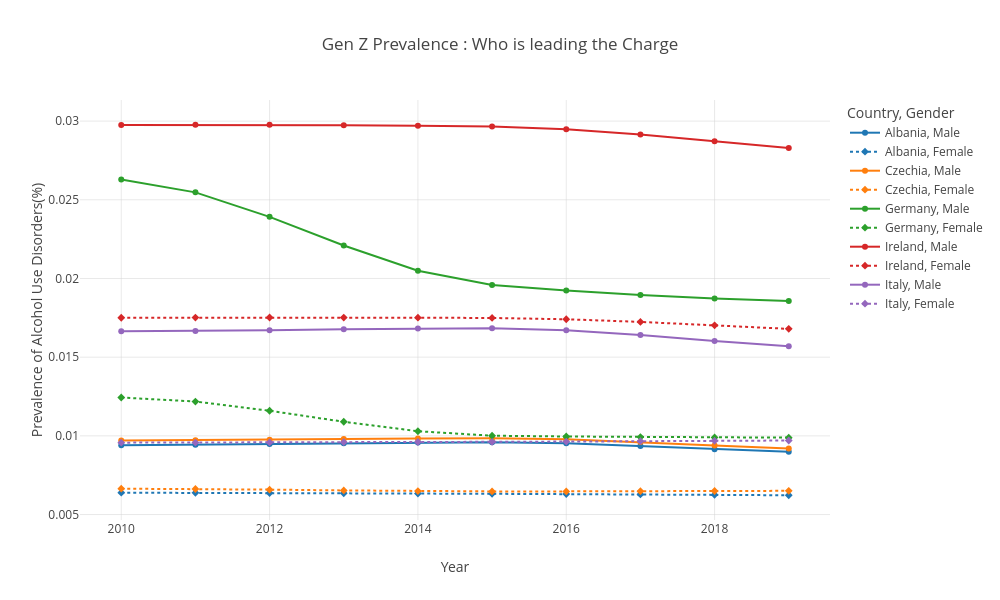

Notebook code cell kept with this figure:
### Code cell
colors = {
    'Albania': '#1f77b4',
    'Czechia': '#ff7f0e',
    'Germany': '#2ca02c',
    'Ireland': '#d62728',
    'Italy': '#9467bd'
}
fig = px.line(
    gender_comparison,
    x='year',
    y='percent_of_prevalence',
    color='location',
    line_dash='sex',
    symbol='sex',
    title='Gen Z Prevalence : Who is leading the Charge',
    labels={
        'year':'Year',
        'percent_of_prevalence':'Prevalence of Alcohol Use Disorders(%)',
        'location':'Country',
        'sex':'Gender'},
    color_discrete_map=colors,
    markers=True,
    category_orders={'year':sorted(gender_comparison['year'].unique())}
)
fig.update_layout(
    plot_bgcolor='white',
    hovermode='closest',
    legend=dict(
        orientation='v',
        yanchor='top',
        y=1,
        xanchor='left',
        x=1.02
    ),
    width=1000,
    height=600
)
fig.update_xaxes(showgrid=True, gridcolor='lightgrey', gridwidth=0.5)
fig.update_yaxes(showgrid=True, gridcolor='lightgrey', gridwidth=0.5)
fig.show()

### Figure 1 — Plotly figure (JSON) as saved in the notebook; plotly's stock layout.template omitted (floating-point values rounded to 4 significant figures)
{"data": [{"hovertemplate": "Country=Albania<br>Gender=Male<br>Year=%{x}<br>Prevalence of Alcohol Use Disorders(%)=%{y}<extra></extra>", "legendgroup": "Albania, Male", "line": {"color": "#1f77b4", "dash": "solid"}, "marker": {"symbol": "circle"}, "mode": "lines+markers", "name": "Albania, Male", "orientation": "v", "showlegend": true, "type": "scatter", "x": [2010, 2011, 2012, 2013, 2014, 2015, 2016, 2017, 2018, 2019], "xaxis": "x", "y": [0.009399, 0.009435, 0.009483, 0.009532, 0.009571, 0.009591, 0.009525, 0.009358, 0.009157, 0.008987], "yaxis": "y"}, {"hovertemplate": "Country=Albania<br>Gender=Female<br>Year=%{x}<br>Prevalence of Alcohol Use Disorders(%)=%{y}<extra></extra>", "legendgroup": "Albania, Female", "line": {"color": "#1f77b4", "dash": "dot"}, "marker": {"symbol": "diamond"}, "mode": "lines+markers", "name": "Albania, Female", "orientation": "v", "showlegend": true, "type": "scatter", "x": [2010, 2011, 2012, 2013, 2014, 2015, 2016, 2017, 2018, 2019], "xaxis": "x", "y": [0.006388, 0.006384, 0.00637, 0.006352, 0.006333, 0.006318, 0.006302, 0.006279, 0.006253, 0.006227], "yaxis": "y"}, {"hovertemplate": "Country=Czechia<br>Gender=Male<br>Year=%{x}<br>Prevalence of Alcohol Use Disorders(%)=%{y}<extra></extra>", "legendgroup": "Czechia, Male", "line": {"color": "#ff7f0e", "dash": "solid"}, "marker": {"symbol": "circle"}, "mode": "lines+markers", "name": "Czechia, Male", "orientation": "v", "showlegend": true, "type": "scatter", "x": [2010, 2011, 2012, 2013, 2014, 2015, 2016, 2017, 2018, 2019], "xaxis": "x", "y": [0.009704, 0.009724, 0.00976, 0.0098, 0.009834, 0.009851, 0.00978, 0.009604, 0.009386, 0.009194], "yaxis": "y"}, {"hovertemplate": "Country=Czechia<br>Gender=Female<br>Year=%{x}<br>Prevalence of Alcohol Use Disorders(%)=%{y}<extra></extra>", "legendgroup": "Czechia, Female", "line": {"color": "#ff7f0e", "dash": "dot"}, "marker": {"symbol": "diamond"}, "mode": "lines+markers", "name": "Czechia, Female", "orientation": "v", "showlegend": true, "type": "scatter", "x": [2010, 2011, 2012, 2013, 2014, 2015, 2016, 2017, 2018, 2019], "xaxis": "x", "y": [0.006643, 0.006625, 0.006583, 0.006533, 0.00649, 0.00647, 0.006472, 0.006483, 0.006496, 0.006507], "yaxis": "y"}, {"hovertemplate": "Country=Germany<br>Gender=Male<br>Year=%{x}<br>Prevalence of Alcohol Use Disorders(%)=%{y}<extra></extra>", "legendgroup": "Germany, Male", "line": {"color": "#2ca02c", "dash": "solid"}, "marker": {"symbol": "circle"}, "mode": "lines+markers", "name": "Germany, Male", "orientation": "v", "showlegend": true, "type": "scatter", "x": [2010, 2011, 2012, 2013, 2014, 2015, 2016, 2017, 2018, 2019], "xaxis": "x", "y": [0.02629, 0.02547, 0.02392, 0.0221, 0.02049, 0.01959, 0.01923, 0.01895, 0.01873, 0.01858], "yaxis": "y"}, {"hovertemplate": "Country=Germany<br>Gender=Female<br>Year=%{x}<br>Prevalence of Alcohol Use Disorders(%)=%{y}<extra></extra>", "legendgroup": "Germany, Female", "line": {"color": "#2ca02c", "dash": "dot"}, "marker": {"symbol": "diamond"}, "mode": "lines+markers", "name": "Germany, Female", "orientation": "v", "showlegend": true, "type": "scatter", "x": [2010, 2011, 2012, 2013, 2014, 2015, 2016, 2017, 2018, 2019], "xaxis": "x", "y": [0.01244, 0.01218, 0.0116, 0.0109, 0.01029, 0.01001, 0.00996, 0.009926, 0.009903, 0.009888], "yaxis": "y"}, {"hovertemplate": "Country=Ireland<br>Gender=Male<br>Year=%{x}<br>Prevalence of Alcohol Use Disorders(%)=%{y}<extra></extra>", "legendgroup": "Ireland, Male", "line": {"color": "#d62728", "dash": "solid"}, "marker": {"symbol": "circle"}, "mode": "lines+markers", "name": "Ireland, Male", "orientation": "v", "showlegend": true, "type": "scatter", "x": [2010, 2011, 2012, 2013, 2014, 2015, 2016, 2017, 2018, 2019], "xaxis": "x", "y": [0.02976, 0.02977, 0.02976, 0.02974, 0.0297, 0.02966, 0.02949, 0.02915, 0.02872, 0.02828], "yaxis": "y"}, {"hovertemplate": "Country=Ireland<br>Gender=Female<br>Year=%{x}<br>Prevalence of Alcohol Use Disorders(%)=%{y}<extra></extra>", "legendgroup": "Ireland, Female", "line": {"color": "#d62728", "dash": "dot"}, "marker": {"symbol": "diamond"}, "mode": "lines+markers", "name": "Ireland, Female", "orientation": "v", "showlegend": true, "type": "scatter", "x": [2010, 2011, 2012, 2013, 2014, 2015, 2016, 2017, 2018, 2019], "xaxis": "x", "y": [0.0175, 0.01752, 0.01752, 0.01752, 0.01751, 0.01749, 0.01741, 0.01724, 0.01702, 0.0168], "yaxis": "y"}, {"hovertemplate": "Country=Italy<br>Gender=Male<br>Year=%{x}<br>Prevalence of Alcohol Use Disorders(%)=%{y}<extra></extra>", "legendgroup": "Italy, Male", "line": {"color": "#9467bd", "dash": "solid"}, "marker": {"symbol": "circle"}, "mode": "lines+markers", "name": "Italy, Male", "orientation": "v", "showlegend": true, "type": "scatter", "x": [2010, 2011, 2012, 2013, 2014, 2015, 2016, 2017, 2018, 2019], "xaxis": "x", "y": [0.01664, 0.01666, 0.01672, 0.01678, 0.01683, 0.01685, 0.01672, 0.01641, 0.01602, 0.01569], "yaxis": "y"}, {"hovertemplate": "Country=Italy<br>Gender=Female<br>Year=%{x}<br>Prevalence of Alcohol Use Disorders(%)=%{y}<extra></extra>", "legendgroup": "Italy, Female", "line": {"color": "#9467bd", "dash": "dot"}, "marker": {"symbol": "diamond"}, "mode": "lines+markers", "name": "Italy, Female", "orientation": "v", "showlegend": true, "type": "scatter", "x": [2010, 2011, 2012, 2013, 2014, 2015, 2016, 2017, 2018, 2019], "xaxis": "x", "y": [0.009569, 0.009572, 0.009582, 0.009596, 0.009611, 0.009622, 0.009638, 0.009662, 0.009686, 0.009705], "yaxis": "y"}], "layout": {"height": 600, "hovermode": "closest", "legend": {"orientation": "v", "title": {"text": "Country, Gender"}, "tracegroupgap": 0, "x": 1.02, "xanchor": "left", "y": 1, "yanchor": "top"}, "plot_bgcolor": "white", "title": {"text": "Gen Z Prevalence : Who is leading the Charge"}, "width": 1000, "xaxis": {"anchor": "y", "categoryarray": [2010, 2011, 2012, 2013, 2014, 2015, 2016, 2017, 2018, 2019], "categoryorder": "array", "domain": [0, 1], "gridcolor": "lightgrey", "gridwidth": 0.5, "showgrid": true, "title": {"text": "Year"}}, "yaxis": {"anchor": "x", "domain": [0, 1], "gridcolor": "lightgrey", "gridwidth": 0.5, "showgrid": true, "title": {"text": "Prevalence of Alcohol Use Disorders(%)"}}}}
